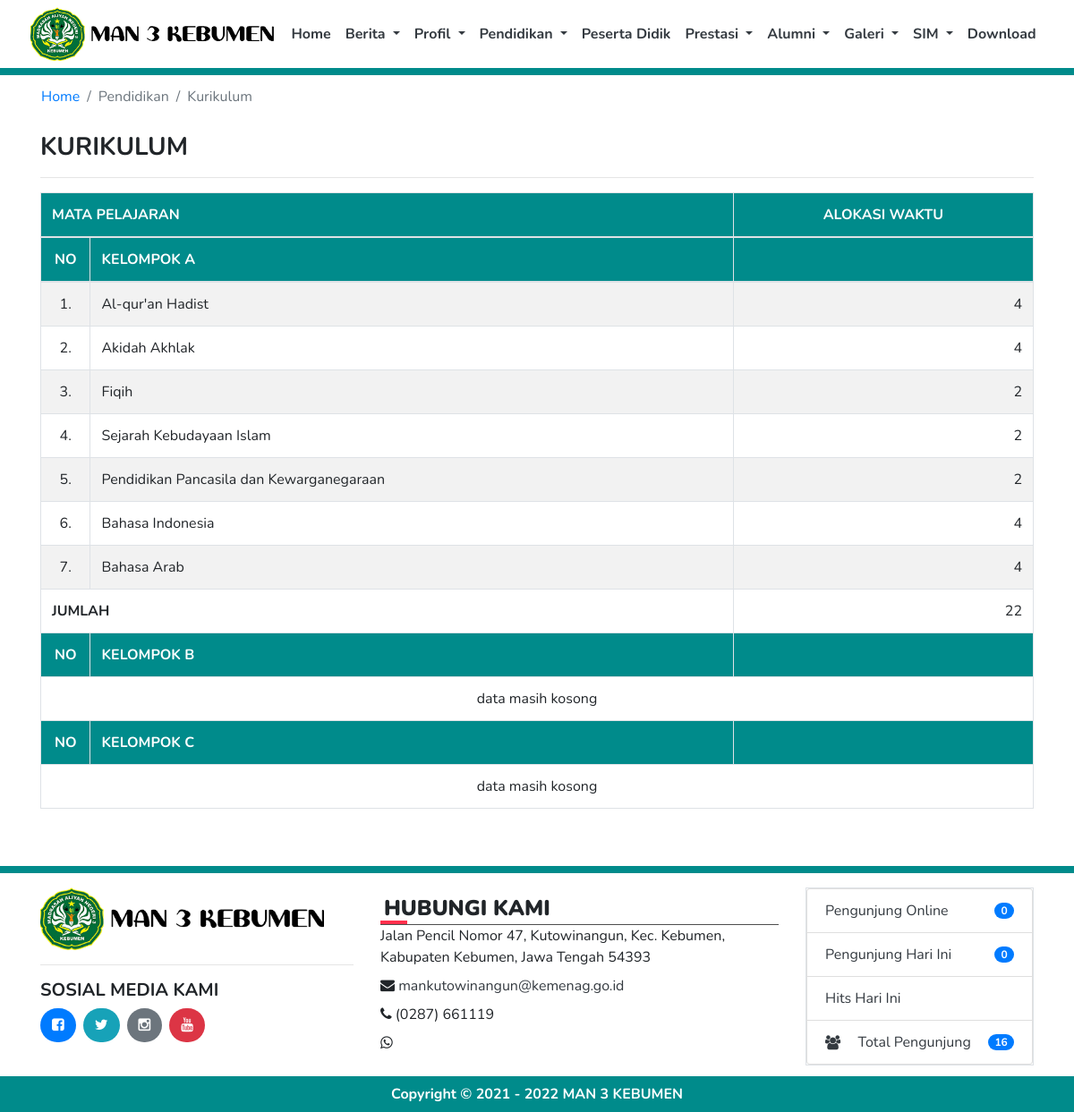
The page /index.php/pendidikan/kurikulum on the database its author committed.
### tables this page shows
CREATE TABLE `tb_profil` (
  `id` int(11) NOT NULL,
  `nama_web` varchar(100) NOT NULL,
  `jenjang` int(2) NOT NULL,
  `logo_web` varchar(50) NOT NULL,
  `favicon` varchar(50) NOT NULL,
  `meta_description` varchar(300) NOT NULL,
  `meta_keyword` varchar(200) NOT NULL,
  `profil` text NOT NULL,
  `alamat` varchar(300) NOT NULL,
  `email` varchar(100) NOT NULL,
  `telp` varchar(20) NOT NULL,
  `fax` varchar(20) NOT NULL,
  `whatsapp` varchar(20) NOT NULL,
  `akreditasi` varchar(5) NOT NULL,
  `kurikulum` varchar(30) NOT NULL,
  `file` varchar(250) NOT NULL,
  `nama_kepsek` varchar(100) NOT NULL,
  `nama_operator` varchar(100) NOT NULL,
  `instagram` varchar(200) NOT NULL,
  `facebook` varchar(200) NOT NULL,
  `twitter` varchar(200) NOT NULL,
  `youtube` varchar(200) NOT NULL,
  `gambar` varchar(200) NOT NULL
);

CREATE TABLE `tb_kurikulum` (
  `id_kurikulum` int(3) NOT NULL,
  `mapel` varchar(50) NOT NULL,
  `alokasi` int(2) NOT NULL,
  `kelompok` varchar(5) NOT NULL,
  `no_urut` int(2) NOT NULL,
  `is_active` int(1) NOT NULL
);

### application/views/pendidikan/kurikulum.php (the view, shortened to what the rows shown need)
<div class="container">
    <div class="row">
        <div class="col-md-12">
            <table class="table table-bordered table-striped">
                <thead class="bg-dark-slate-blue text-white">
                    <tr>
                        <th colspan="2">MATA PELAJARAN</th>
                        <th class="text-center">ALOKASI WAKTU</th>
                    </tr>
                    <tr>
                        <th width="5%" class="text-center">NO</th>
                        <th>KELOMPOK A</th>
                        <th></th>
                    </tr>
                </thead>
                <tbody>
                    <?php
                    if($kelompok_a->num_rows() > 0)
                    {
                        $no = 1;
                        foreach($kelompok_a->result() as $a):
                            echo'<tr>
                                    <td class="text-center">'.$no++.'.</td>
                                    <td>'.$a->mapel.'</td>
                                    <td class="text-right">'.$a->alokasi.'</td>
                                </tr>';
                        endforeach;
                    }else
                    {
                        echo'<tr>
                                <td colspan="3" class="text-center">data masih kosong</td>
                            </tr>';
                    }
                    echo'<tr>
                            <th width="5%" class="bg-dark-slate-blue text-white text-center">NO</th>
                            <th class="bg-dark-slate-blue text-white">KELOMPOK B</th>
                            <th class="bg-dark-slate-blue text-white"></th>
                        </tr>';
                    echo'<tr>
                            <th width="5%" class="bg-dark-slate-blue text-white text-center">NO</th>
                            <th class="bg-dark-slate-blue text-white">KELOMPOK C</th>
                            <th class="bg-dark-slate-blue text-white"></th>
                        </tr>';
                    ?>
                </tbody>
            </table>
        </div>
    </div>
</div>
<br><br>

### application/views/template/topbar.php (shortened to what the rows shown need)
<body>
<nav class="navbar navbar-expand-lg navbar-light bg-white sticky-top d-flex justify-content-center">
      <a href="<?= base_url(); ?>"><img src="<?= base_url(); ?>assets/img/logo/<?= logo_web(); ?>" class="img img-fluid" style="object-fit:contain; max-height:60px;"></a>
</nav>

### application/views/template/footer.php (shortened to what the rows shown need)
<section>
  <footer class="pt-3 footer mt-auto py-3" id="contact">
    <div class="container">
        <div class="row">
          <div class="col-lg-4 col-md-6 col-sm-6 mb-3">
            <img src="<?= base_url(); ?>assets/img/logo/<?= logo_web(); ?>" class="img img-fluid" style="object-fit:contain; max-height:70px;"><hr>
            <h5><b>SOSIAL MEDIA KAMI</b></h5>
            <?php
            if(is_url(facebook()))
            {
              echo'<a href="'.facebook().'" title="facebook" class="btn bg-primary text-white btn-radius mr-2" target="_blank"><i class="fa fa-facebook-square"></i></a>';
            }else
            {
              echo'<a href="javascript:void(0)" title="facebook" class="btn bg-primary text-white btn-radius mr-2"><i class="fa fa-facebook-square"></i></a>';
            }
            if(is_url(twitter()))
            {
              echo'<a href="'.twitter().'" title="twitter" class="btn bg-info text-white btn-radius mr-2" target="_blank"><i class="fa fa-twitter"></i></a>';
            }else
            {
              echo'<a href="javascript:void(0)" title="twitter" class="btn bg-info text-white btn-radius mr-2"><i class="fa fa-twitter"></i></a>';
            }
            if(is_url(instagram()))
            {
              echo'<a href="'.instagram().'" title="instagram" class="btn bg-secondary text-white btn-radius mr-2" target="_blank"><i class="fa fa-instagram"></i></a>';
            }else
            {
              echo'<a href="javascript:void(0)" title="instagram" class="btn bg-secondary text-white btn-radius mr-2"><i class="fa fa-instagram"></i></a>';
            }
            if(is_url(youtube()))
            {
              echo'<a href="'.youtube().'" title="youtube" class="btn bg-danger text-white btn-radius mr-2" target="_blank"><i class="fa fa-youtube"></i></a>';
            }else
            {
              echo'<a href="javascript:void(0)" title="youtube" class="btn bg-danger text-white btn-radius mr-2"><i class="fa fa-youtube"></i></a>';
            }
            ?>
          </div>
            <div class="col-lg-5 col-md-6 col-sm-6 mb-3">
              <h5 class="footer-title p-1"><b>HUBUNGI KAMI</b></h5>
                <div>
                  <?= alamat(); ?>
                </div>
                <div class="mt-2">
                  <i class="fa fa-envelope"></i> <?php
                                                  if(is_email(email()))
                                                  {
                                                    echo'<a href="mailto:'.email().'" class="text-dark">'.email().'</a>';
                                                  }else
                                                  {
                                                    echo'<a href="javascript:void(0)" class="text-dark">'.email().'</a>';
                                                  }
                                                  ?>
                </div>
                <div class="mt-2">
                  <i class="fa fa-phone"></i> <?= telp(); ?>
                </div>
                <div class="mt-2">
                  <i class="fa fa-whatsapp"></i> <?= whatsapp(); ?>
                </div>
            </div>
          </div>
        </div>
  </footer>
  <div class="bg-dark-slate-blue" style="margin-top:-20px">
    <div class="container pt-2 pb-2">
      <div class="col-md-12 text-white text-center">
        <b><?php
          $tahun = '2021';
          $tahun_sekarang = date('Y');
          if($tahun_sekarang > $tahun){ ?>
            Copyright &copy; <?= $tahun; ?> - <?= $tahun_sekarang; ?> <a href="javascript:void(0)" class="text-decoration-none text-white"><?= title(); ?></a>
          <?php }else{ ?>
            Copyright &copy; <?= $tahun_sekarang; ?> <a href="javascript:void(0)" class="text-decoration-none text-white"><?= title(); ?></a>
          <?php } ?>
        </b>
      </div>
    </div>
  </div>
</section>
</body>
</html>

### rows shown on the page
tb_profil: logo_web (picture), alamat "Jalan Pencil Nomor 47, Kutowinangun, Kec. Kebumen, Kabupaten Kebumen, Jawa Tengah 54393", email "mankutowinangun@kemenag.go.id", telp "(0287) 661119", nama_web "MAN 3 KEBUMEN"
tb_kurikulum: mapel "Al-qur'an Hadist", alokasi "4"
tb_kurikulum: mapel "Akidah Akhlak", alokasi "4"
tb_kurikulum: mapel "Fiqih", alokasi "2"
tb_kurikulum: mapel "Sejarah Kebudayaan Islam", alokasi "2"
tb_kurikulum: mapel "Pendidikan Pancasila dan Kewarganegaraan", alokasi "2"
tb_kurikulum: mapel "Bahasa Indonesia", alokasi "4"
tb_kurikulum: mapel "Bahasa Arab", alokasi "4"

### other values the page prints
$title "Kurikulum"
$jml_alokasi_a "22"
$pengunjungonline "0"
$pengunjung "0"
$totalpengunjung['total'] "16"
$tahun "2021"
